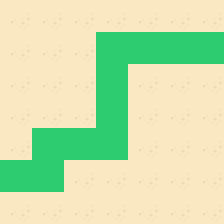

Below is a game level as drawn by its tile map, then a one-line description and the .tmx that defines it (tile-layer data replaced by summaries):
An orthogonal 7x7 tile map with 32x32 px tiles, 1 tile layer (Calque de Tile 1), 2 tilesets.

<map version="1.0" orientation="orthogonal" renderorder="right-down" width="7" height="7" tilewidth="32" tileheight="32" nextobjectid="1">
 <tileset firstgid="1" name="g" tilewidth="32" tileheight="32" tilecount="1">
  <image source="tuiles/ground.png" width="32" height="32" />
 </tileset>
 <tileset firstgid="2" name="a" tilewidth="32" tileheight="32" tilecount="1">
  <image source="tuiles/grass.png" width="32" height="32" />
 </tileset>
 <layer name="Calque de Tile 1" width="7" height="7">
  <data>[49 cells, 49 non-empty, 2 distinct tile ids]</data>
 </layer>
</map>
